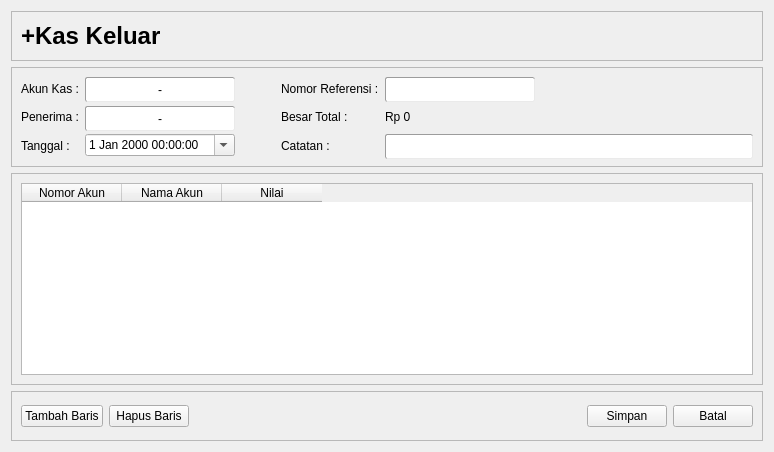
  <widget class="QWidget" name="st_KasKeluar_Tambah">
   <layout class="QVBoxLayout" name="ivl_KasKeluar_Tambah">
    <item>
     <widget class="QFrame" name="fr_KasKeluar_Tambah_T">
      <property name="sizePolicy">
       <sizepolicy hsizetype="Preferred" vsizetype="Preferred">
        <horstretch>0</horstretch>
        <verstretch>1</verstretch>
       </sizepolicy>
      </property>
      <property name="minimumSize">
       <size>
        <width>0</width>
        <height>50</height>
       </size>
      </property>
      <property name="maximumSize">
       <size>
        <width>16777215</width>
        <height>50</height>
       </size>
      </property>
      <property name="frameShape">
       <enum>QFrame::StyledPanel</enum>
      </property>
      <property name="frameShadow">
       <enum>QFrame::Raised</enum>
      </property>
      <layout class="QHBoxLayout" name="horizontalLayout">
       <item>
        <widget class="QLabel" name="lb_KasKeluar_Judul_3">
         <property name="sizePolicy">
          <sizepolicy hsizetype="Preferred" vsizetype="Preferred">
           <horstretch>0</horstretch>
           <verstretch>1</verstretch>
          </sizepolicy>
         </property>
         <property name="minimumSize">
          <size>
           <width>300</width>
           <height>0</height>
          </size>
         </property>
         <property name="maximumSize">
          <size>
           <width>300</width>
           <height>16777215</height>
          </size>
         </property>
         <property name="font">
          <font>
           <pointsize>18</pointsize>
           <weight>75</weight>
           <italic>false</italic>
           <bold>true</bold>
          </font>
         </property>
         <property name="text">
          <string>+Kas Keluar</string>
         </property>
        </widget>
       </item>
       <item>
        <spacer name="hs_KasKeluar">
         <property name="orientation">
          <enum>Qt::Horizontal</enum>
         </property>
         <property name="sizeHint" stdset="0">
          <size>
           <width>432</width>
           <height>20</height>
          </size>
         </property>
        </spacer>
       </item>
      </layout>
     </widget>
    </item>
    <item>
     <widget class="QFrame" name="fr_KasKeluar_Tambah_Form">
      <property name="sizePolicy">
       <sizepolicy hsizetype="Preferred" vsizetype="Preferred">
        <horstretch>1</horstretch>
        <verstretch>1</verstretch>
       </sizepolicy>
      </property>
      <property name="maximumSize">
       <size>
        <width>16777215</width>
        <height>100</height>
       </size>
      </property>
      <property name="styleSheet">
       <string notr="true">QLineEdit,QPushButton{border-style:inset;border-width:1px;border-radius:2px;border-color:rgb(156, 156, 156);background-color:#ffffff;min-height:23px;}</string>
      </property>
      <property name="frameShape">
       <enum>QFrame::StyledPanel</enum>
      </property>
      <property name="frameShadow">
       <enum>QFrame::Raised</enum>
      </property>
      <layout class="QGridLayout" name="gridLayout">
       <item row="3" column="0">
        <widget class="QLabel" name="lb_KasKeluar_Tambah_Form_Tanggal">
         <property name="text">
          <string>Tanggal :</string>
         </property>
        </widget>
       </item>
       <item row="2" column="2">
        <widget class="QPushButton" name="tb_KasKeluar_Tambah_Form_Penerima">
         <property name="minimumSize">
          <size>
           <width>150</width>
           <height>25</height>
          </size>
         </property>
         <property name="maximumSize">
          <size>
           <width>150</width>
           <height>16777215</height>
          </size>
         </property>
         <property name="text">
          <string>-</string>
         </property>
        </widget>
       </item>
       <item row="2" column="6">
        <spacer name="hs_KasKeluar_Tambah_Form_4">
         <property name="orientation">
          <enum>Qt::Horizontal</enum>
         </property>
         <property name="sizeHint" stdset="0">
          <size>
           <width>40</width>
           <height>20</height>
          </size>
         </property>
        </spacer>
       </item>
       <item row="1" column="6">
        <spacer name="hs_KasKeluar_Tambah_Form_5">
         <property name="orientation">
          <enum>Qt::Horizontal</enum>
         </property>
         <property name="sizeHint" stdset="0">
          <size>
           <width>40</width>
           <height>20</height>
          </size>
         </property>
        </spacer>
       </item>
       <item row="1" column="2">
        <widget class="QPushButton" name="tb_KasKeluar_Tambah_Form_NoAkun">
         <property name="minimumSize">
          <size>
           <width>150</width>
           <height>25</height>
          </size>
         </property>
         <property name="maximumSize">
          <size>
           <width>150</width>
           <height>16777215</height>
          </size>
         </property>
         <property name="text">
          <string>-</string>
         </property>
        </widget>
       </item>
       <item row="3" column="5" colspan="2">
        <widget class="QLineEdit" name="le_KasKeluar_Tambah_Form_Catatan">
         <property name="sizePolicy">
          <sizepolicy hsizetype="Expanding" vsizetype="Maximum">
           <horstretch>1</horstretch>
           <verstretch>0</verstretch>
          </sizepolicy>
         </property>
         <property name="maximumSize">
          <size>
           <width>500</width>
           <height>16777215</height>
          </size>
         </property>
        </widget>
       </item>
       <item row="1" column="0">
        <widget class="QLabel" name="lb_KasKeluar_Tambah_Form_NoAkun">
         <property name="text">
          <string>Akun Kas :</string>
         </property>
        </widget>
       </item>
       <item row="2" column="0">
        <widget class="QLabel" name="lb_KasKeluar_Tambah_Form_Penerima">
         <property name="text">
          <string>Penerima :</string>
         </property>
        </widget>
       </item>
       <item row="2" column="5">
        <widget class="QLabel" name="lb_KasKeluar_Tambah_Form_Nilai">
         <property name="minimumSize">
          <size>
           <width>150</width>
           <height>0</height>
          </size>
         </property>
         <property name="maximumSize">
          <size>
           <width>150</width>
           <height>16777215</height>
          </size>
         </property>
         <property name="text">
          <string>Rp 0</string>
         </property>
        </widget>
       </item>
       <item row="2" column="4">
        <widget class="QLabel" name="lb_KasKeluar_Tambah_Form_LabelNilai">
         <property name="text">
          <string>Besar Total :</string>
         </property>
        </widget>
       </item>
       <item row="3" column="4">
        <widget class="QLabel" name="lb_KasKeluar_Tambah_Form_Catatan">
         <property name="text">
          <string>Catatan :</string>
         </property>
        </widget>
       </item>
       <item row="1" column="5">
        <widget class="QLineEdit" name="le_KasKeluar_Tambah_Form_Nomor">
         <property name="minimumSize">
          <size>
           <width>150</width>
           <height>25</height>
          </size>
         </property>
         <property name="maximumSize">
          <size>
           <width>150</width>
           <height>16777215</height>
          </size>
         </property>
        </widget>
       </item>
       <item row="1" column="4">
        <widget class="QLabel" name="lb_KasKeluar_Tambah_Form_Nomor">
         <property name="text">
          <string>Nomor Referensi :</string>
         </property>
        </widget>
       </item>
       <item row="2" column="3">
        <spacer name="hs_KasKeluar_Tambah_Form_6">
         <property name="orientation">
          <enum>Qt::Horizontal</enum>
         </property>
         <property name="sizeType">
          <enum>QSizePolicy::Maximum</enum>
         </property>
         <property name="sizeHint" stdset="0">
          <size>
           <width>40</width>
           <height>20</height>
          </size>
         </property>
        </spacer>
       </item>
       <item row="3" column="2">
        <widget class="QDateTimeEdit" name="dte_KasKeluar_Tambah_Form_Tanggal">
         <property name="calendarPopup">
          <bool>true</bool>
         </property>
        </widget>
       </item>
      </layout>
     </widget>
    </item>
    <item>
     <widget class="QFrame" name="fr_KasKeluar_Tambah_Content">
      <property name="sizePolicy">
       <sizepolicy hsizetype="Preferred" vsizetype="Preferred">
        <horstretch>0</horstretch>
        <verstretch>1</verstretch>
       </sizepolicy>
      </property>
      <property name="frameShape">
       <enum>QFrame::StyledPanel</enum>
      </property>
      <property name="frameShadow">
       <enum>QFrame::Raised</enum>
      </property>
      <layout class="QVBoxLayout" name="ivl_KasKeluar_Tambah_Content">
       <item>
        <widget class="QTableWidget" name="tbl_KasKeluar_Tambah">
         <column>
          <property name="text">
           <string>Nomor Akun</string>
          </property>
         </column>
         <column>
          <property name="text">
           <string>Nama Akun</string>
          </property>
         </column>
         <column>
          <property name="text">
           <string>Nilai</string>
          </property>
         </column>
        </widget>
       </item>
      </layout>
     </widget>
    </item>
    <item>
     <widget class="QFrame" name="fr_KasKeluar_Tambah_B">
      <property name="sizePolicy">
       <sizepolicy hsizetype="Preferred" vsizetype="Preferred">
        <horstretch>0</horstretch>
        <verstretch>1</verstretch>
       </sizepolicy>
      </property>
      <property name="minimumSize">
       <size>
        <width>0</width>
        <height>50</height>
       </size>
      </property>
      <property name="maximumSize">
       <size>
        <width>16777215</width>
        <height>50</height>
       </size>
      </property>
      <property name="frameShape">
       <enum>QFrame::StyledPanel</enum>
      </property>
      <property name="frameShadow">
       <enum>QFrame::Raised</enum>
      </property>
      <layout class="QHBoxLayout" name="ihl_KasKeluar_Tambah_B">
       <item>
        <widget class="QPushButton" name="tb_KasKeluar_Tambah_TambahBaris">
         <property name="text">
          <string>Tambah Baris</string>
         </property>
        </widget>
       </item>
       <item>
        <widget class="QPushButton" name="tb_KasKeluar_Tambah_HapusBaris">
         <property name="text">
          <string>Hapus Baris</string>
         </property>
        </widget>
       </item>
       <item>
        <spacer name="hs_KasKeluar_Tambah_B_HSraceto">
         <property name="orientation">
          <enum>Qt::Horizontal</enum>
         </property>
         <property name="sizeHint" stdset="0">
          <size>
           <width>374</width>
           <height>20</height>
          </size>
         </property>
        </spacer>
       </item>
       <item>
        <widget class="QPushButton" name="tb_KasKeluar_Tambah_Simpan">
         <property name="text">
          <string>Simpan</string>
         </property>
        </widget>
       </item>
       <item>
        <widget class="QPushButton" name="tb_KasKeluar_Tambah_Batal">
         <property name="text">
          <string>Batal</string>
         </property>
        </widget>
       </item>
      </layout>
     </widget>
    </item>
   </layout>
  </widget>
